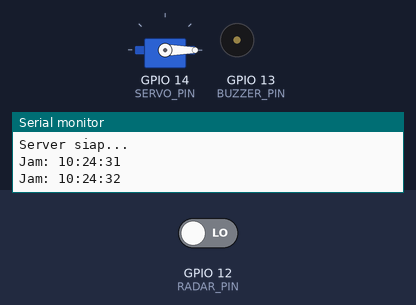
A sketch run on a simulated ESP8266 (NodeMCU). On the bench: servo, buzzer (waves = sounding, pin HIGH), the last lines printed to the serial monitor. The inputs (shaded band) are chosen by the test bench; at power-on: GPIO 12 (RADAR_PIN) LOW. WiFi joins after 1.5 s; servers stay silent unless stated; network time is answered at once with the bench clock; the local clock reads 2024-03-15 10:24:30 at power-on unless the sketch sets it.

Above: at 2.7 s.
2.8 s: GPIO 12 (RADAR_PIN) driven HIGH
At 3.4 s:
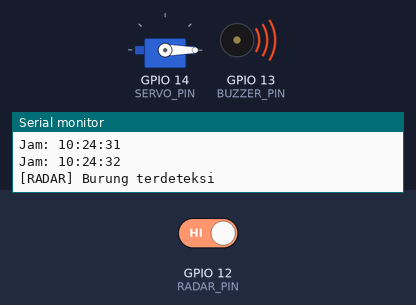
5.8 s: GPIO 12 (RADAR_PIN) driven LOW
At 6.3 s:
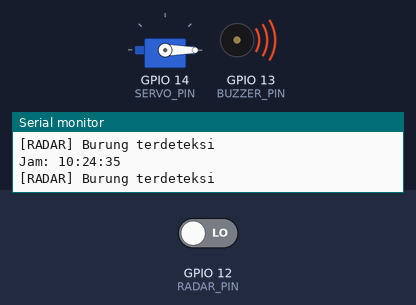
Timing chart, 0 to 8.8 s (numbered marks = the images above; inputs shaded):
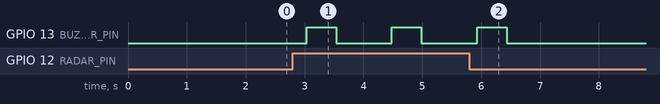

Measured:
- after the input at 2.8 s, GPIO 13 (BUZZER_PIN): alternates HIGH for 0.50 s and LOW for 0.95 s, starting after 0.23 s
- after the input at 5.8 s, GPIO 13 (BUZZER_PIN): goes on until 6.4 s, then stays LOW

The sketch:

pemberi_pakan_ikan_2.ino
```cpp
#include <ESP8266WiFi.h>
#include <NTPClient.h>
#include <WiFiUdp.h>
#include <Servo.h>
#include <ESP8266WebServer.h>
#include <Firebase_ESP_Client.h>
#include <addons/RTDBHelper.h>

// WiFi
const char* ssid = "Anti polisi";
const char* password = "akulaporkan";
//const char* ssid = "Anti polisi";
//const char* password = "akulaporkan";
// Firebase
#define DATABASE_SECRET "eaiIEBWwG73fALrYC31fw3OLlcVUA5rJ8LDpi6MH"
#define DATABASE_URL "https://test1-947d3-default-rtdb.firebaseio.com/"

FirebaseData fbdo;
FirebaseAuth auth;
FirebaseConfig config;

// Waktu
WiFiUDP ntpUDP;
NTPClient timeClient(ntpUDP, "pool.ntp.org", 25200, 60000);

// Web server
ESP8266WebServer server(80);

// Pin mapping
#define SERVO_PIN   14
#define RADAR_PIN   12
#define BUZZER_PIN  13

Servo servo;

#define FEED_DURATION 60000//pengaturan 20 detik (20*1000 ms)

bool feeding = false;
bool pendeteksi = false;
bool sudahTuangPakan = false;
unsigned long feedStartTime = 0;

#define SERVO_NEUTRAL 0
#define SERVO_FEED  150 //

void setup() {
  Serial.begin(115200);

  // WiFi
  WiFi.begin(ssid, password);
  Serial.print("Menyambung WiFi");
  while (WiFi.status() != WL_CONNECTED) {
    delay(500);
    Serial.print(".");
  }
  Serial.println("\nWiFi terhubung");
  Serial.println(WiFi.localIP());

  // NTP
  timeClient.begin();

  // Servo dan pin
  servo.attach(SERVO_PIN);
  servo.write(SERVO_NEUTRAL);
  pinMode(RADAR_PIN, INPUT);
  pinMode(BUZZER_PIN, OUTPUT);
  digitalWrite(BUZZER_PIN, LOW);

  // Web server
  server.on("/", []() {
    server.send(200, "text/plain", feeding ? "Feeding" : (pendeteksi ? "Burung terdeteksi" : "Idle"));
  });
  server.begin();
  Serial.println("Server siap...");

  // Firebase

  config.signer.tokens.legacy_token = DATABASE_SECRET;
  config.database_url = DATABASE_URL;
  Firebase.begin(&config, &auth);
  Firebase.reconnectWiFi(true);
}

void loop() {
  timeClient.update();
  server.handleClient();

  int hour = timeClient.getHours();
  int minute = timeClient.getMinutes();
  int second = timeClient.getSeconds();

  static int lastSecond = -1;
  if (second != lastSecond) {
    Serial.printf("Jam: %02d:%02d:%02d\n", hour, minute, second);
    lastSecond = second;
  }

  // Otomatis tuang pakan
  if ((hour == 6 || hour == 19) && minute == 10 && second > 0 && second <11 && !feeding && !sudahTuangPakan) {
    Serial.println("[PAKAN] Mulai");// on jam 6  dan 16

    feeding = true;
     Firebase.RTDB.setInt(&fbdo, "/feeding", feeding);
    feedStartTime = millis();
    servo.write(SERVO_FEED);
    sudahTuangPakan = true;
  }

  if (feeding && millis() - feedStartTime >= FEED_DURATION) {
    servo.write(SERVO_NEUTRAL);
    feeding = false;
    Firebase.RTDB.setInt(&fbdo, "/feeding", feeding);
    Serial.println("[PAKAN] Stop");
  }

  if ((hour != 6 && hour != 16) || minute != 00) {
    sudahTuangPakan = false;
  }

  // Deteksi radar
  if (digitalRead(RADAR_PIN) == HIGH){
    Serial.println("[RADAR] Burung terdeteksi");
    pendeteksi = true;
    Firebase.RTDB.setInt(&fbdo, "/pendeteksi", pendeteksi);
    digitalWrite(BUZZER_PIN, HIGH);
    delay(500);
    digitalWrite(BUZZER_PIN, LOW);
    delay(500);
    }else if(digitalRead(RADAR_PIN) == LOW){
    pendeteksi = false;
     Firebase.RTDB.setInt(&fbdo, "/pendeteksi", pendeteksi);
  }

  // Kirim hanya status 'feeding' dan 'pendeteksi' ke Firebase
  if (Firebase.ready()) {
    if (!Firebase.RTDB.setBool(&fbdo, "/feeding", feeding)) {
      Serial.println("Gagal update 'feeding': " + fbdo.errorReason());
    }

    if (!Firebase.RTDB.setBool(&fbdo, "/pendeteksi", pendeteksi)) {
      Serial.println("Gagal update 'pendeteksi': " + fbdo.errorReason());
    }
  }
}
```
